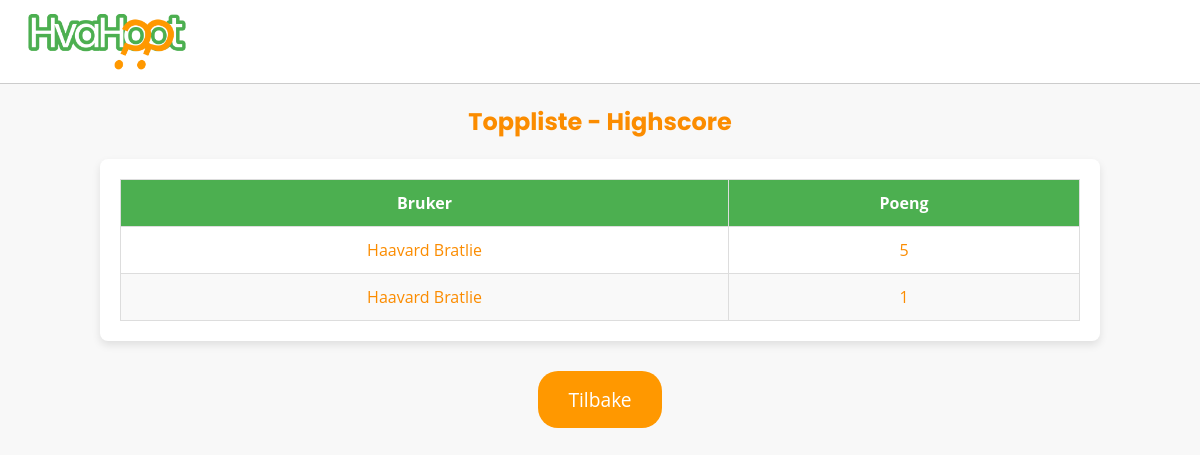
Page /highscore on the earlier database version.
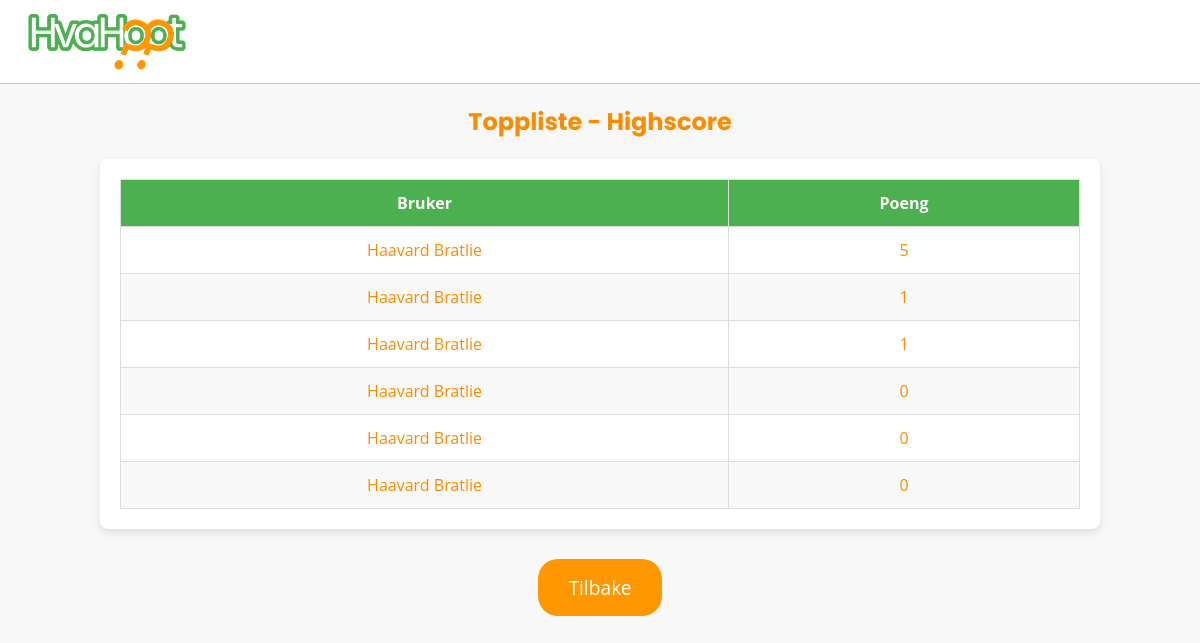
Same page on the later database version.
### tables this page shows
CREATE TABLE results (
            id INTEGER PRIMARY KEY AUTOINCREMENT,
            user_id INTEGER,
            score INTEGER,
            timestamp DATETIME DEFAULT CURRENT_TIMESTAMP,
            FOREIGN KEY(user_id) REFERENCES users(id)
        );

CREATE TABLE users (
            id INTEGER PRIMARY KEY AUTOINCREMENT,
            name TEXT UNIQUE NOT NULL,
            password TEXT NOT NULL
        );

### app.py (the view)
@app.route('/highscore')
def highscore_page():
    top_results = get_highscore_results()
    return render_template('highscore.html', top_results=top_results)

### app.py (called while the page is built)
def get_highscore_results():
    conn = sqlite3.connect("database.db")
    cursor = conn.cursor()
    sql = '''
        SELECT users.name, results.score
        FROM results
        JOIN users ON results.user_id = users.id
        ORDER BY results.score DESC
        LIMIT 10
    '''
    cursor.execute(sql)
    top_results = cursor.fetchall()
    conn.close()
    return top_results

### templates/highscore.html (shortened to what this page needs)
{% extends "base.html" %}
{% block content %}
<h2 class="font">Toppliste - Highscore</h2>
<div class="table-container">
    <table class="table">
        <thead>
            <tr>
                <th>Bruker</th>
                <th>Poeng</th>
            </tr>
        </thead>
        <tbody>
            {% for result in top_results %}
            <tr>
                <td>{{ result[0] }}</td>
                <td>{{ result[1] }}</td>
            </tr>
            {% endfor %}
        </tbody>
    </table>
</div>
{% endblock %}

### templates/base.html (shortened to what this page needs)
<!DOCTYPE html>
<html lang="no">
<head>
    <link rel="stylesheet" href="/static/style.css">
</head>
<body>
    <header>
       <img class="logo" src="/static/HvaHoot_logo.png" alt="HvaHoot_logo">
    </header>
    {% block content %}{% endblock %}
    {% if request.path == '/' %}
    {% else %}
    <a href="/" class="btn2">Tilbake</a>
    {% endif %}
</body>
</html>

### static/style.css (style rules this page uses)
body { font-family: 'Open Sans', sans-serif; text-align: center; color: #fb8c00; margin: 0; padding: 0; background-color: #f8f8f8; }
.font { font-family: 'Poppins'; }
header { display: flex; justify-content: space-between; align-items: center; padding: 10px 20px; background: white; border-bottom: 1px solid #ccc; }
.logo { width: 15%; }
.btn2 { display: inline-block; padding: 15px 30px; margin: 10px; font-size: 1.2em; color: white; background-color: #FF9800; border-radius: 20px; text-decoration: none; }
.table-container { width: 80%; margin: 20px auto; padding: 20px; background-color: white; border-radius: 8px; box-shadow: 0 4px 8px rgba(0, 0, 0, 0.1); }
.table { width: 100%; border-collapse: collapse; margin: 0; }
.table th, .table td { padding: 12px 20px; text-align: center; border: 1px solid #ddd; }
.table th { background-color: #4CAF50; font-weight: bold; color: white; }
.table tr:nth-child(even) { background-color: #f9f9f9; }

Differences in the rows shown:
added results: name "Haavard Bratlie", score "1"
added results: name "Haavard Bratlie", score "0"
added results: name "Haavard Bratlie", score "0"
added results: name "Haavard Bratlie", score "0"
